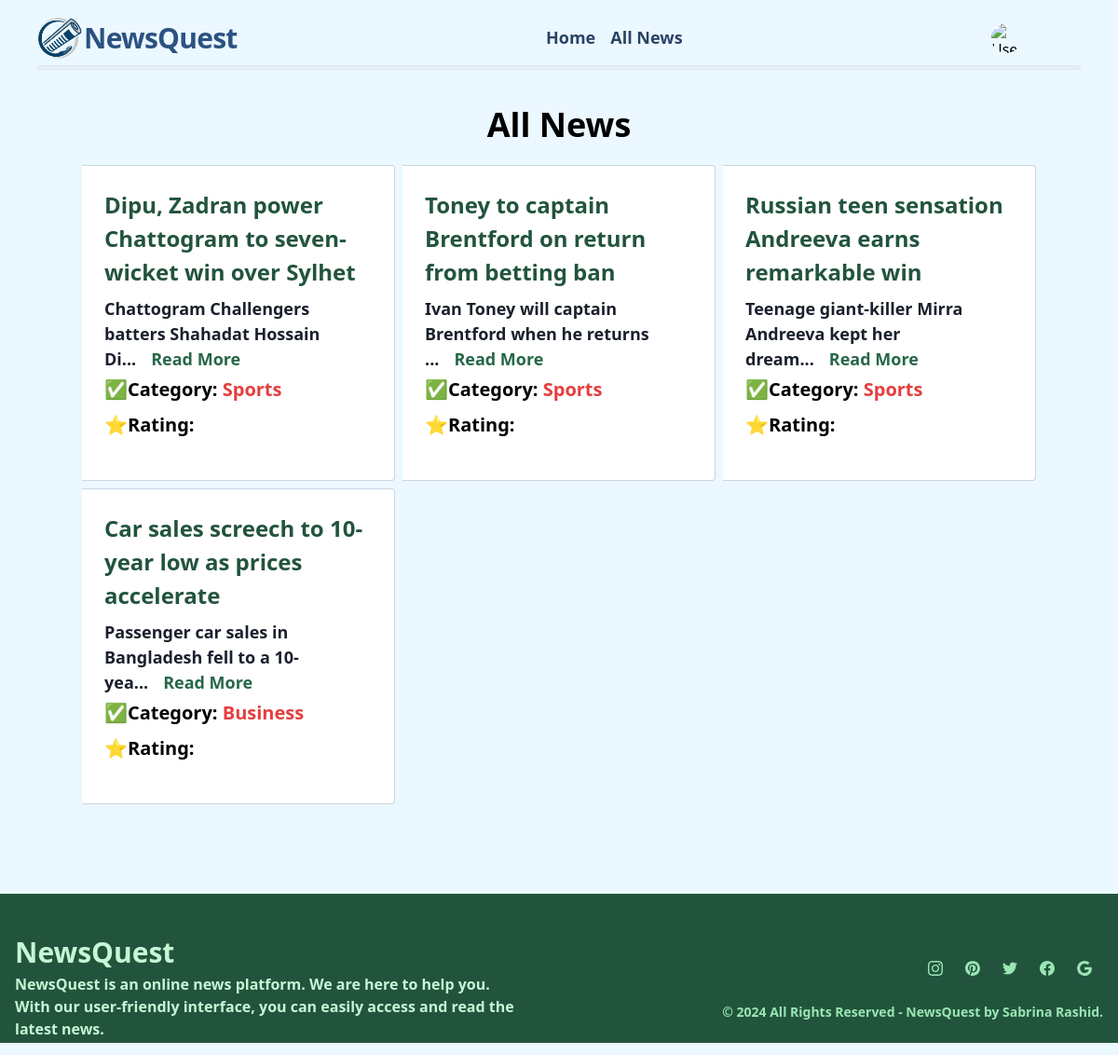
Page /news/all_news/ (signed in) on the earlier database version.
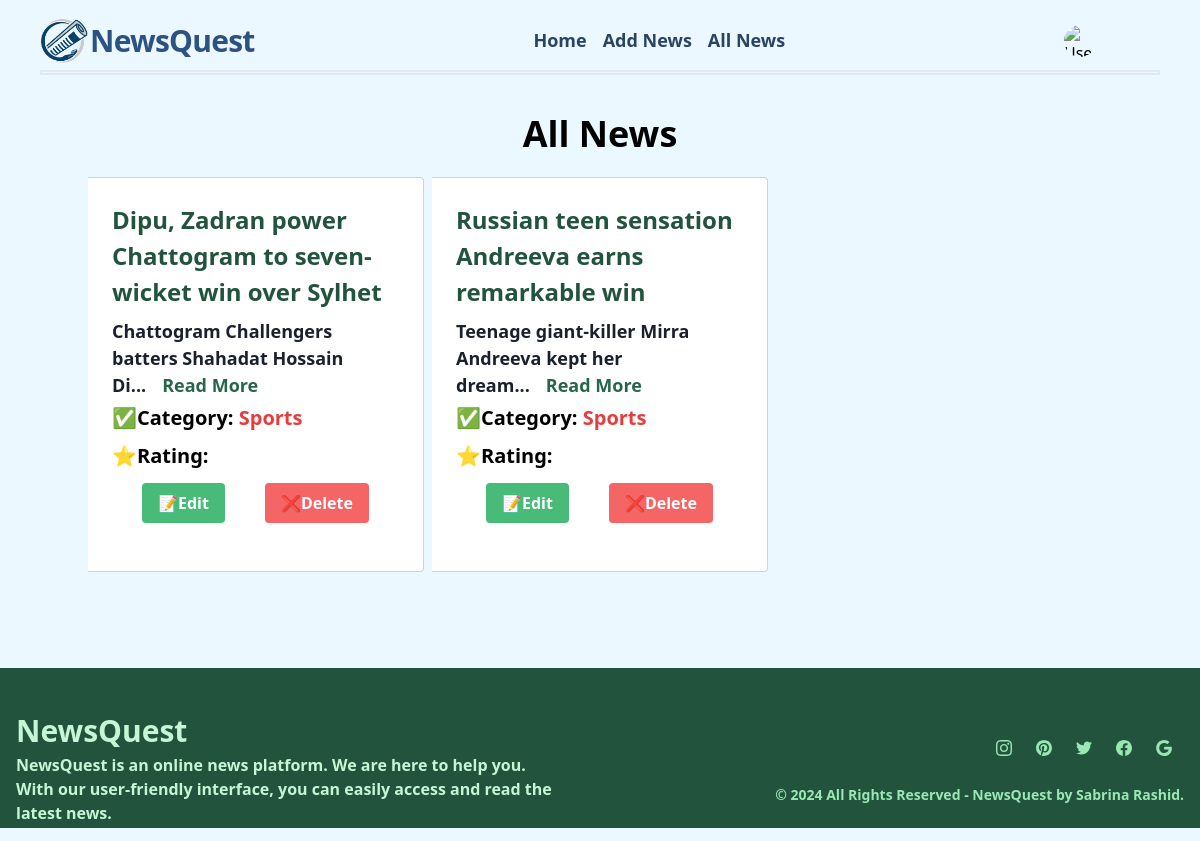
Same page on the later database version.
### news/models.py (models this page shows, shortened)
class New(models.Model):
    categories = models.CharField(max_length=50, choices=CATEGORY_CHOICES)
    title = models.CharField(max_length=100)
    image = models.ImageField(upload_to='news/media/uploads', blank=True, null=True)
    description = models.TextField()
    publishing_time = models.DateTimeField(default=timezone.now)
    rating = models.IntegerField(default=0)

### news/views.py (the view)
# urls.py: path('all_news/', views.all_news, name='all_news'),
@login_required
def all_news(request):
    newses = New.objects.all()
    return render(request, 'news/all_news.html', {'newses': newses})

### news/templates/news/all_news.html (shortened to what this page needs)
{% extends 'base.html' %}
{% load static %}
{% block content %}
<div class="container mb-20">
    <h1 class="text-4xl font-bold mb-4 text-center">All News </h1>
    <div class="container grid grid-cols-1 md:grid-cols-3 gap-2">
        {% for news in newses %}
        <div
            class="border-r border-b border-l border-gray-400 lg:border-l-0 lg:border-t lg:border-gray-400 bg-white rounded-b lg:rounded-b-none lg:rounded-r p-6 flex flex-col justify-between leading-normal ">
            <div class="mb-2">
                <h2 class="text-green-900 font-bold text-2xl mb-2">{{ news.title }}</h2>
                <p class="mb-1 font-bold text-gray-900 text-lg">{{ news.description|slice:":50" }}...<a
                        href="{% url 'details_new' news.id %}"
                        class="mb-3  text-green-800 hover:text-red-600 px-4 py-2 rounded">Read More</a></p>
                <p class="mb-2 text-xl font-bold">✅Category: <span class="text-red-600">{{ news.categories }}</span></p>
                <p class="mb-3 text-xl font-bold">⭐Rating:  </p>
                {% if request.user.is_authenticated and user.account.is_editor %}
                <div class="flex flex-cols md:flex-rows items-center justify-center gap-10 mb-4">
                    <a href="{% url 'edit_news' news.id %}"
                        class="bg-green-500 hover:bg-green-700 text-white font-bold py-2 px-4 rounded">📝Edit</a>
                    <a href="{% url 'delete_news' news.id %}"
                        class="bg-red-500 hover:bg-red-700 text-white font-bold py-2 px-4 rounded">❌Delete</a>
                </div>
                {% endif %}
            </div>
        </div>
        {% endfor %}
    </div>
</div>
{% endblock %}

Differences in the rows shown:
removed New: title "Toney to captain Brentford on return from betting ban", description "Ivan Toney will captain Brentford when he returns", categories "Sports"
removed New: title "Car sales screech to 10-year low as prices accelerate", description "Passenger car sales in Bangladesh fell to a 10-yea", categories "Business"
shown differently, row unchanged: New "Dipu, Zadran power Chattogram to seven-wicket win over Sylhet": now shows "📝Edit ❌Delete"
shown differently, row unchanged: New "Russian teen sensation Andreeva earns remarkable win": now shows "📝Edit ❌Delete"
Other differences:
text now shown: "Add News"
